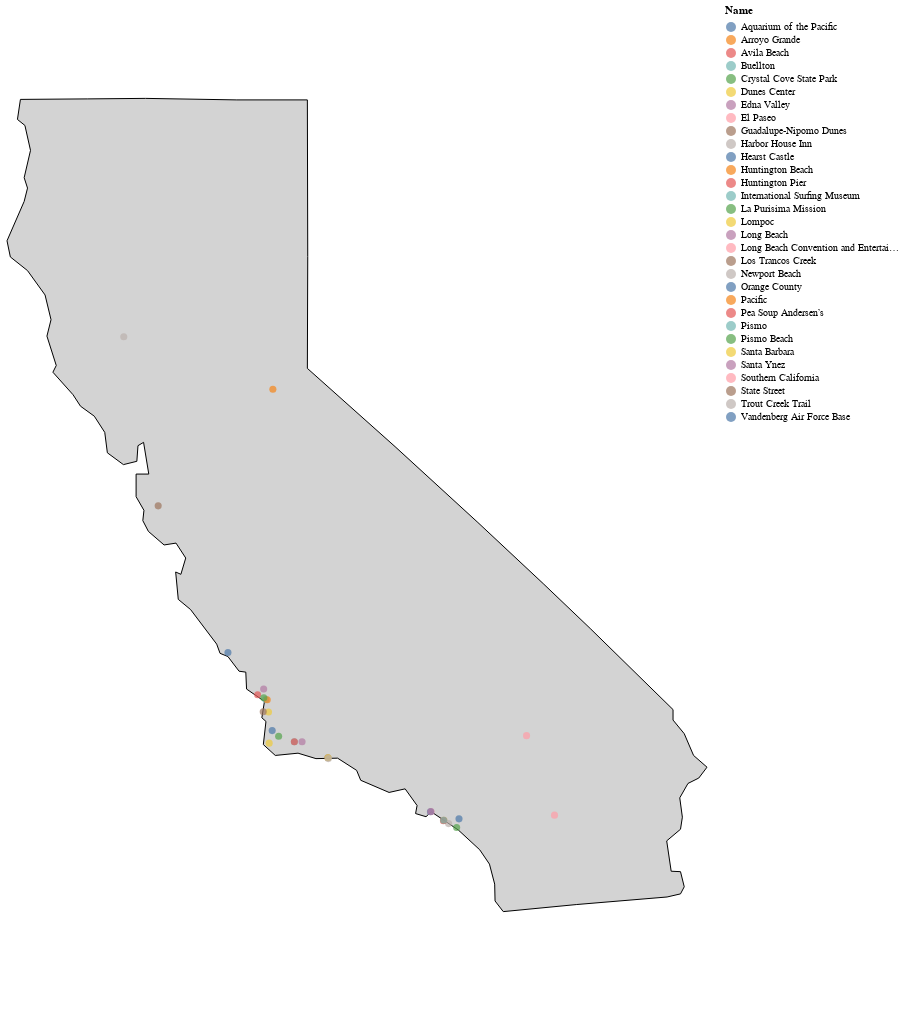

The cell this chart's notebook holds for it:
### Code cell
visualize_points(place_name_geocoding)

### Figure 1 — Vega-Lite specification as saved in the notebook (floating-point values rounded to 4 significant figures; data arrays with more than 128 entries replaced by an {"elided": "..."} marker saying what was removed)
{"config": {"view": {"continuousWidth": 400, "continuousHeight": 300}}, "layer": [{"data": {"name": "data-014f206b4098cd56928331ca8a368c99"}, "mark": {"type": "geoshape", "fill": "lightgray", "stroke": "black"}, "height": 1000, "width": 700}, {"data": {"name": "data-12bd7c43ed9f265b42402ea3b98e4b4a"}, "mark": "circle", "encoding": {"color": {"type": "nominal", "field": "Name", "legend": {"symbolLimit": 0}}, "latitude": {"field": "Lat", "type": "quantitative"}, "longitude": {"field": "Long", "type": "quantitative"}, "size": {"value": 50}, "tooltip": {"type": "nominal", "field": "Name"}}}], "$schema": "https://vega.github.io/schema/vega-lite/v4.8.1.json", "datasets": {"data-014f206b4098cd56928331ca8a368c99": [{"id": "CA", "name": "California", "type": "Feature", "geometry": {"type": "Polygon", "coordinates": {"elided": "1x93x2 float values"}}}], "data-12bd7c43ed9f265b42402ea3b98e4b4a": [{"Name": "Santa Ynez", "Lat": 34.61, "Long": -120.1}, {"Name": "Avila Beach", "Lat": 35.18, "Long": -120.7}, {"Name": "Crystal Cove State Park", "Lat": 33.57, "Long": -117.8}, {"Name": "Orange County", "Lat": 33.68, "Long": -117.8}, {"Name": "Long Beach Convention and Entertainment Center", "Lat": 33.76, "Long": -118.2}, {"Name": "Los Trancos Creek", "Lat": 37.41, "Long": -122.2}, {"Name": "State Street", "Lat": 34.42, "Long": -119.7}, {"Name": "Huntington Beach", "Lat": 33.66, "Long": -118.0}, {"Name": "Trout Creek Trail", "Lat": 39.36, "Long": -122.7}, {"Name": "Pacific", "Lat": 38.76, "Long": -120.5}, {"Name": "El Paseo", "Lat": 33.72, "Long": -116.4}, {"Name": "Santa Barbara", "Lat": 34.42, "Long": -119.7}, {"Name": "Harbor House Inn", "Lat": 34.41, "Long": -119.7}, {"Name": "Aquarium of the Pacific", "Lat": 33.76, "Long": -118.2}, {"Name": "Hearst Castle", "Lat": 35.69, "Long": -121.2}, {"Name": "Pismo", "Lat": 35.12, "Long": -120.6}, {"Name": "Buellton", "Lat": 34.61, "Long": -120.2}, {"Name": "Arroyo Grande", "Lat": 35.12, "Long": -120.6}, {"Name": "Long Beach", "Lat": 33.77, "Long": -118.2}, {"Name": "Pismo Beach", "Lat": 35.14, "Long": -120.6}, {"Name": "Lompoc", "Lat": 34.6, "Long": -120.6}, {"Name": "Vandenberg Air Force Base", "Lat": 34.75, "Long": -120.5}, {"Name": "Newport Beach", "Lat": 33.62, "Long": -117.9}, {"Name": "Southern California", "Lat": 34.69, "Long": -116.8}, {"Name": "Dunes Center", "Lat": 34.97, "Long": -120.6}, {"Name": "Pea Soup Andersen’s", "Lat": 34.61, "Long": -120.2}, {"Name": "Edna Valley", "Lat": 35.25, "Long": -120.6}, {"Name": "Huntington Pier", "Lat": 33.65, "Long": -118.0}, {"Name": "Guadalupe-Nipomo Dunes", "Lat": 34.98, "Long": -120.7}, {"Name": "La Purisima Mission", "Lat": 34.68, "Long": -120.4}, {"Name": "International Surfing Museum", "Lat": 33.66, "Long": -118.0}]}}
